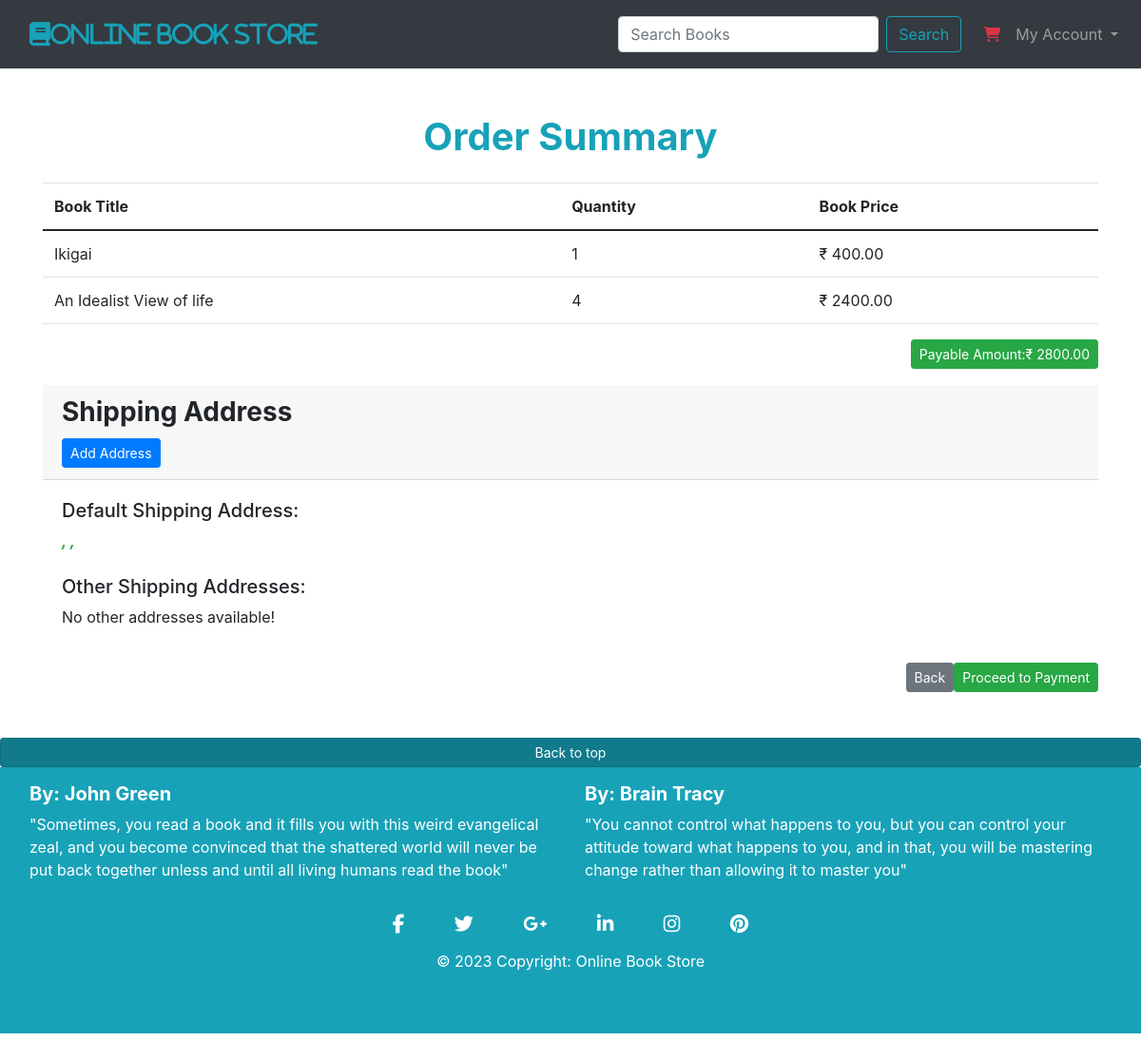
The app's page /checkout (signed in), older data.
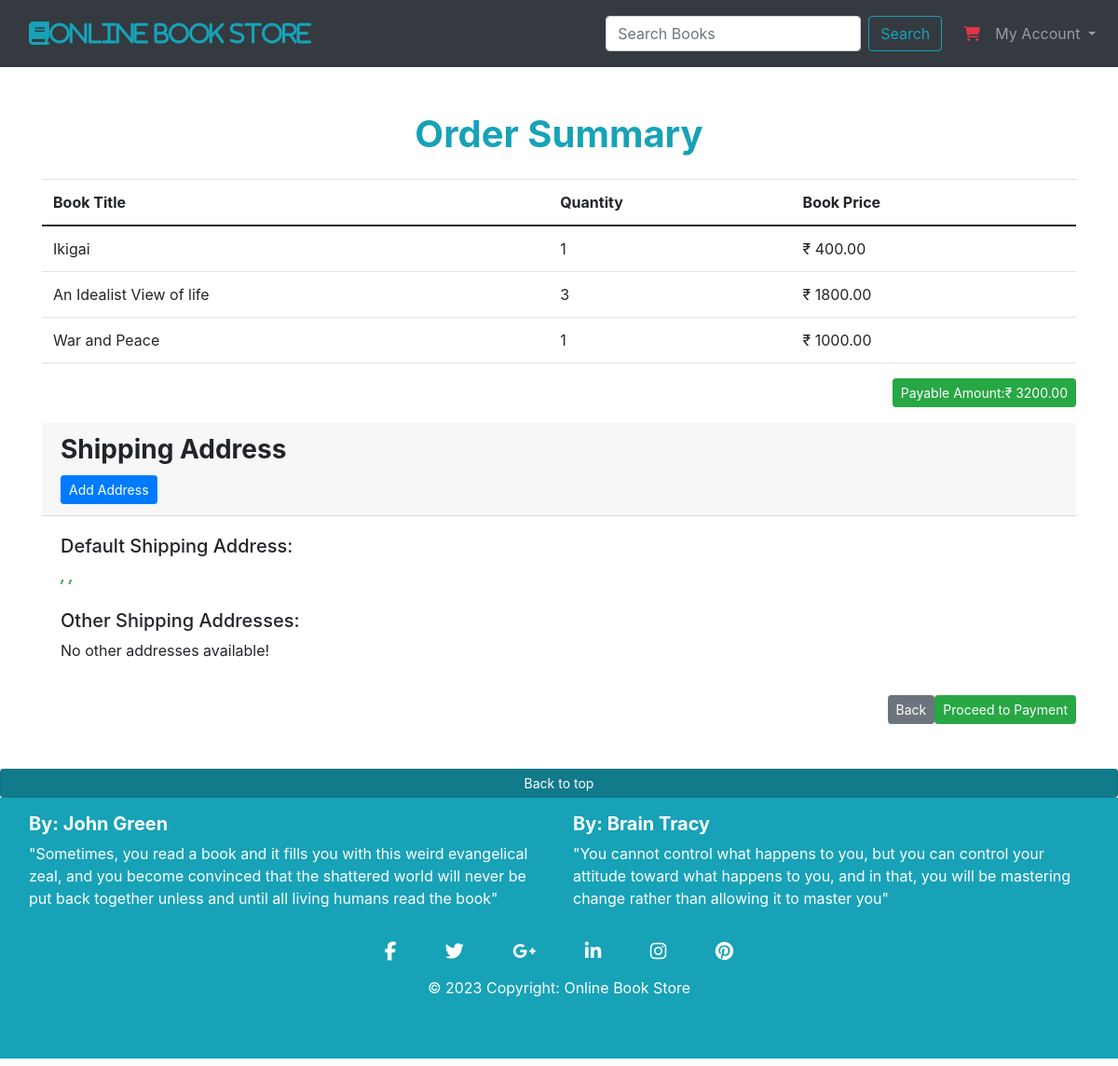
The same page, newer data.
### cart/models.py (models this page shows, shortened)
class Cart(models.Model):
    user = models.ForeignKey(User, blank=True,null=True,on_delete=models.CASCADE)
    book = models.ForeignKey(Book,blank=True,null=True,on_delete=models.SET_NULL)
    quantity = models.PositiveIntegerField(default=1)
    date_added = models.DateTimeField(auto_now_add=True, blank=True, null=True)

class Book(models.Model):
    title = models.CharField(max_length=255)
    author = models.CharField(max_length=255)
    genre = models.ForeignKey(Genre,on_delete = models.SET_NULL, null=True, blank=True)
    price = models.DecimalField(max_digits=10,decimal_places=2)
    available_quantity = models.PositiveIntegerField()
    image = models.ImageField(upload_to='images/', height_field=None, width_field=None, max_length=None,blank=True,null = True)
    created_on = models.DateTimeField(auto_now_add=True, blank=True, null=True)
    updated_on = models.DateTimeField(auto_now=True, blank=True, null=True)
    slug = models.SlugField(unique=True,blank=True, null=True)
    avg_rating = models.FloatField(default=0)

### cart/views.py (the view)
# urls.py: path('checkout',views.checkout,name='checkout'),
@login_required(login_url='login')
def checkout(request):
    user = request.user
    cart_items = Cart.objects.filter(user=user)
    cart_total = 0
    for item in cart_items:
        item.total_price = item.book.price * item.quantity
        cart_total += item.total_price
    try:
        default_shipping_address = ShippingAddress.objects.get(user=user, is_default=True)
    except ShippingAddress.DoesNotExist:
        default_shipping_address = None
    other_shipping_addresses = ShippingAddress.objects.filter(user=user, is_default =False)
    if request.method == 'POST':
        form = ShippingAddressForm(request.POST)
        if form.is_valid():
            shipping_address = form.save(commit=False)
            shipping_address.user = user
            shipping_address.save()
            ShippingAddress.objects.filter(user=user).exclude(id=shipping_address.id).update(is_default=False)
            order = Order(user=user, cart_total=cart_total)
            order.save()
            order.items.set(cart_items)
            messages.success(request,'Order Placed Successfully!')
            return redirect('home')
    else:
        form = ShippingAddressForm(instance=default_shipping_address)
    context = {
        'cart_items': cart_items,
        'cart_total': cart_total,
        'form': form,
        'shipping_address': default_shipping_address,
        'other_addresses': other_shipping_addresses,
    }
    return render(request, 'checkout.html', context)

### cart/forms.py
class ShippingAddressForm(forms.ModelForm):
	class Meta:
		model = ShippingAddress
		fields = ['street', 'city', 'state', 'postal_code', 'country']

### cart/templates/checkout.html (shortened to what this page needs)
{% extends "base.html" %}
{% block content %}
<div class="container mt-5">
    <h1 class="text-info mb-4"><b><center>Order Summary</center></b></h1>
    <table class="table">
        <thead>
            <tr>
                <th>Book Title</th>
                <th>Quantity</th>
                <th>Book Price</th>
            </tr>
        </thead>
        <tbody>
            {% for item in cart_items %}
                <tr>
                    <td>{{ item.book.title }}</td>
                    <td>{{ item.quantity }}</td>
                    <td>&#8377; {{ item.total_price }}</td>
                </tr>
            {% endfor %}
        </tbody>
    </table>
        <p type="button" class="btn btn-sm btn-success float-right">Payable Amount:&#8377; {{ cart_total }}</p>
            <br/><br/>
        <div class="card-header h3">
            <h3><b>Shipping Address</b></h3>
            <a href="{% url 'add_address' %}" class="btn  btn-sm btn-primary">Add Address</a>
        </div>
        <div class="card-body">
            <form method="POST" class="shipping-address-form">
                <h5>Default Shipping Address:</h5>
                <i><strong class="text-success">{{ shipping_address.street }}
                    {{ shipping_address.city }},
                    {{ shipping_address.state }},
                </strong></i><br><br>
                <h5>Other Shipping Addresses:</h5>
                {% if other_addresses %}
                    <ul class="list-group">
                        {% for address in other_addresses %}
                        <li class="list-group-item">
                            {{ address.street }},
                            {{ address.city }},
                            {{ address.state }},
                            {{ address.postal_code }}
                            {% if address.is_default %}
                            (Default)
                            {% else %}
                            <a href="{% url 'set_default_address' address.id %}" class="btn btn-link btn-sm text-success">Set as Default</a>
                            {% endif %}
                        </li>
                        {% endfor %}
                    </ul>
                    {% else %}
                    <p>No other addresses available!</p>
                    {% endif %}
            </form>
        </div>
        <form method="POST" action="#">
            <button type="submit" class="btn btn-sm btn-success float-right">Proceed to Payment</button>
        </form>
        <a href="{% url 'viewcart' %}"><button type="button" class="btn btn-sm btn-secondary float-right">Back</button></a>
</div>
{% endblock %}

Row changes from the older to the newer data that the page shows:
changed Cart "An Idealist View of life": quantity "4" → "3"; total_price "2400.00" → "1800.00"
added Cart: book "War and Peace", quantity "1", total_price "1000.00"
Text that changed along with them:
{{ cart_total }}: "2800.00" → "3200.00"
